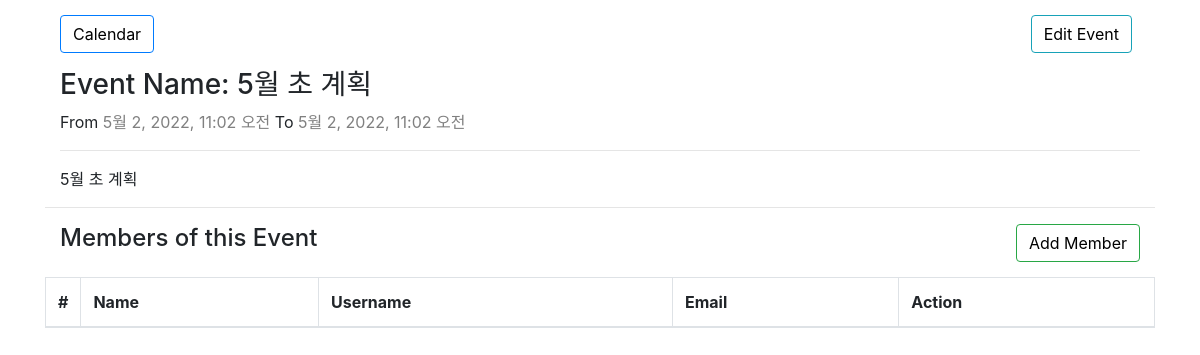
The page /calender/event/8/details/ (signed in) on the database its author committed.
### calendarapp/models/event.py (models this page shows, shortened)
class Event(EventAbstract):
    user = models.ForeignKey(
        User, on_delete=models.CASCADE, related_name="events")
    title = models.CharField(max_length=200, unique=True)
    description = models.TextField()
    start_time = models.DateTimeField()
    end_time = models.DateTimeField()
    objects = EventManager()

### calendarapp/views/other_views.py (the view)
# urls.py: path("event/<int:event_id>/details/", views.event_details, name="event-detail"),
@login_required(login_url="signup")
def event_details(request, event_id):
    event = Event.objects.get(id=event_id)
    eventmember = EventMember.objects.filter(event=event)
    context = {"event": event, "eventmember": eventmember}
    return render(request, "event-details.html", context)

### calendarapp/templates/event-details.html (shortened to what this page needs)
{% extends 'base.html' %}
{% block content %}
    <div class="container">
        <div class="clearfix">
            <a class="btn btn-primary left" href="{% url 'calendarapp:calendar' %}"> Calendar </a>
            <a class="btn btn-info right mr-2" href="{% url 'calendarapp:event_edit' event.pk %}"> Edit Event </a>
        </div>
        <div class="clearfix">
            <h3>Event Name: {{ event.title }}</h3>
            <p>From <span style="color: gray;">{{ event.start_time }}</span> To <span style="color: gray;">{{ event.end_time }}</span></p>
            <hr>
            <p>{{ event.description }}</p>
        </div>
        <hr>
        <div class="clearfix">
            <h4 class="left" > Members of this Event</h4>
            <a class="btn btn-success right" href="{% url 'calendarapp:add_eventmember' event.id %}"> Add Member </a>
        </div>
        <table class="table table-bordered">
            <thead>
                <tr>
                  <th style="width: 10px">#</th>
                  <th>Name</th>
                  <th>Username</th>
                  <th>Email</th>
                  <th>Action</th>
                </tr>
              </thead>
        </table>
    </div>
{% endblock %}

### calendarapp/static/css/calender.css (style rules this page uses)
a { color: #17a2b8; }
.left { float: left; }
.right { float: right; }
.btn { outline: none; color: black; background-color: transparent; box-shadow: 0 0 0 0; }
.clearfix { margin: 15px; }

### rows shown on the page
Event: title "5월 초 계획", start_time "5월 2, 2022, 11:02 오전", end_time "5월 2, 2022, 11:02 오전", description "5월 초 계획"
